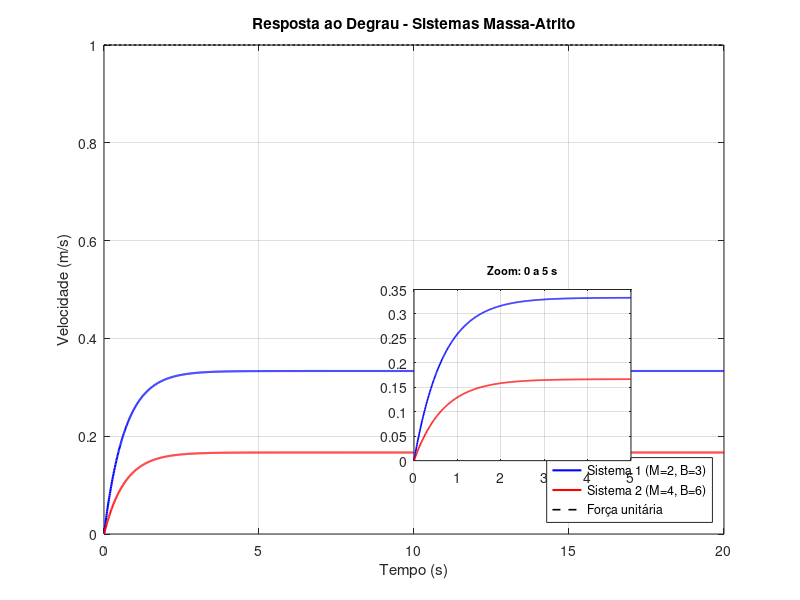
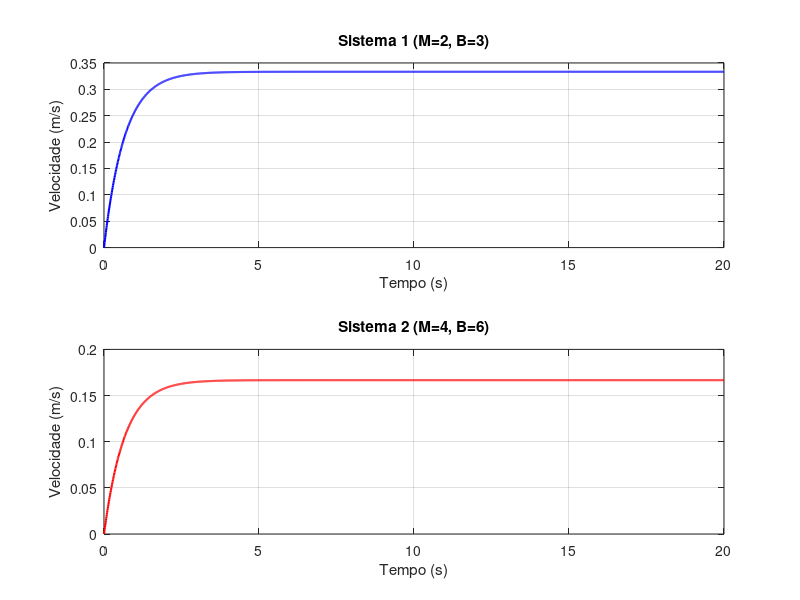
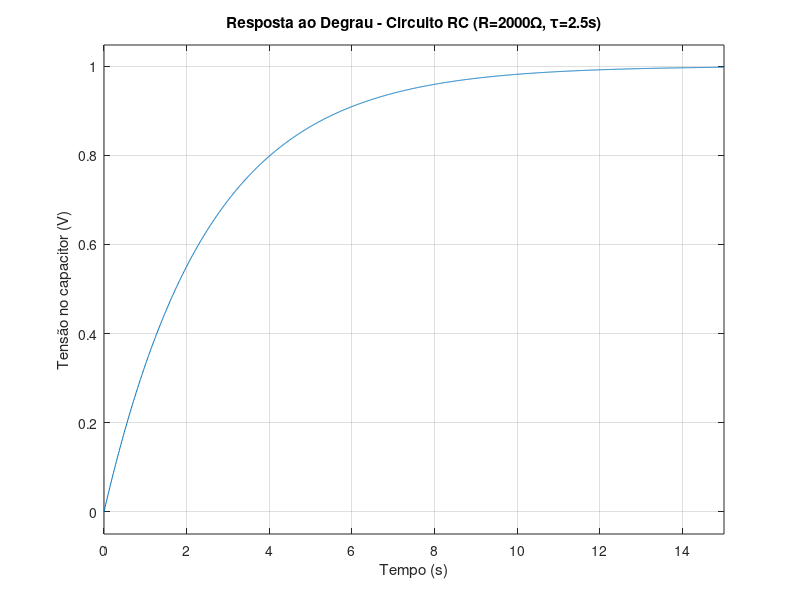
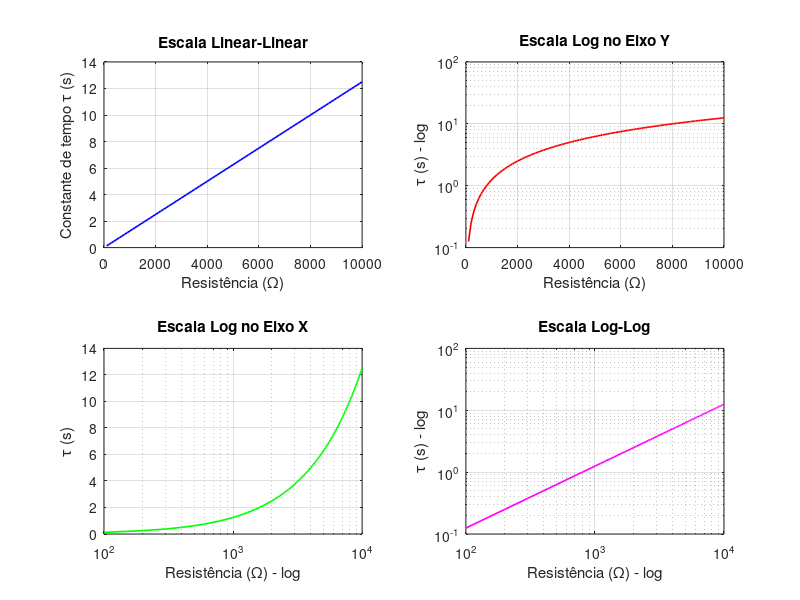

These charts were generated, in order, by the following MATLAB code: (Note: this script raises an error after producing the figures.)
%% Questão 1
clear; clc; close all;

M1 = 2; B1 = 3; 
M2 = 4; B2 = 6;   

sys1 = tf(1, [M1 B1]);
sys2 = tf(1, [M2 B2]);

disp('Função de transferência - Sistema 1:');
sys1
disp('Função de transferência - Sistema 2:');
sys2

t = 0:0.01:20;
[y1, t1] = step(sys1, t);
[y2, t2] = step(sys2, t);

fig1 = figure;
plot(t1, y1, 'b-', 'LineWidth', 1.5); hold on;
plot(t2, y2, 'r-', 'LineWidth', 1.5);
plot(t, ones(size(t)), 'k--', 'LineWidth', 1.2);
xlabel('Tempo (s)');
ylabel('Velocidade (m/s)');
title('Resposta ao Degrau - Sistemas Massa-Atrito');
legend('Sistema 1 (M=2, B=3)', 'Sistema 2 (M=4, B=6)', 'Força unitária', 'Location', 'southeast');
grid on;

main_ax = gca;
pos = get(main_ax, 'Position');
inset_pos = [pos(1) + 0.5*pos(3), pos(2) + 0.15*pos(4), 0.35*pos(3), 0.35*pos(4)];
inset_ax = axes('Position', inset_pos);

idx = (t1 <= 5);
plot(inset_ax, t1(idx), y1(idx), 'b-', 'LineWidth', 1.2); hold(inset_ax, 'on');
idx2 = (t2 <= 5);
plot(inset_ax, t2(idx2), y2(idx2), 'r-', 'LineWidth', 1.2);
title(inset_ax, 'Zoom: 0 a 5 s', 'FontSize', 8);
grid(inset_ax, 'on');
box(inset_ax, 'on');

figure;
subplot(2,1,1);
plot(t1, y1, 'b-', 'LineWidth', 1.5);
xlabel('Tempo (s)');
ylabel('Velocidade (m/s)');
title('Sistema 1 (M=2, B=3)');
grid on;

subplot(2,1,2);
plot(t2, y2, 'r-', 'LineWidth', 1.5);
xlabel('Tempo (s)');
ylabel('Velocidade (m/s)');
title('Sistema 2 (M=4, B=6)');
grid on;

%% Questão 2
clear; clc; close all;

R = 2000;
tau = 2.5;

C = tau / R;
disp(['Capacitância calculada: C = ', num2str(C), ' F']);

sysRC = tf(1, [tau 1]);
disp('Função de transferência do circuito RC:');
sysRC

figure;
step(sysRC, 0:0.01:15);
xlabel('Tempo (s)');
ylabel('Tensão no capacitor (V)');
title('Resposta ao Degrau - Circuito RC (R=2000\Omega, \tau=2.5s)');
grid on;

Rteste = 100:100:10000;
tau_teste = Rteste * C;

figure;
subplot(2,2,1);
plot(Rteste, tau_teste, 'b-', 'LineWidth', 1.2);
xlabel('Resistência (\Omega)');
ylabel('Constante de tempo \tau (s)');
title('Escala Linear-Linear');
grid on;

subplot(2,2,2);
semilogy(Rteste, tau_teste, 'r-', 'LineWidth', 1.2);
xlabel('Resistência (\Omega)');
ylabel('\tau (s) - log');
title('Escala Log no Eixo Y');
grid on;

subplot(2,2,3);
semilogx(Rteste, tau_teste, 'g-', 'LineWidth', 1.2);
xlabel('Resistência (\Omega) - log');
ylabel('\tau (s)');
title('Escala Log no Eixo X');
grid on;

subplot(2,2,4);
loglog(Rteste, tau_teste, 'm-', 'LineWidth', 1.2);
xlabel('Resistência (\Omega) - log');
ylabel('\tau (s) - log');
title('Escala Log-Log');
grid on;

sgtitle('Relação entre Resistência e Constante de Tempo (C fixo)');

%% Questão 3
clear; clc; close all;

t = (0:25)';

u = [0 0 0 0 1 1 1 1 1 1 1 1 1 1 1 1 1 1 1 1 1 1 1 1 1 1]';
y = [0.008 0.012 0.006 0.010 0.020 0.382 0.671 0.903 1.082 1.226 1.335 1.425 ...
     1.492 1.547 1.587 1.618 1.642 1.660 1.674 1.684 1.692 1.698 1.702 1.706 1.709 1.711]';

figure;
subplot(2,1,1);
plot(t, u, 'b-', 'LineWidth', 1.5);
xlabel('Tempo (s)');
ylabel('Entrada u');
title('Sinal de Entrada');
grid on;

subplot(2,1,2);
plot(t, y, 'r-', 'LineWidth', 1.5);
xlabel('Tempo (s)');
ylabel('Saída y');
title('Sinal de Saída');
grid on;

plot3(t, u, y, 'b-o', 'LineWidth', 1.2);
xlabel('Tempo (s)');
ylabel('Entrada (u)');
zlabel('Saída (y)');
title('Relação Tempo x Entrada x Saída');
grid on;

Ts = 1;
dados = iddata(y, u, Ts);
sys_est = tfest(dados, 1, 0); 

disp('Função de transferência estimada (Caixa Preta):');
sys_est

figure;
compare(dados, sys_est);
title('Comparação: Dados Experimentais x Modelo Identificado');
grid on;

figure;
step(sys_est, 25);
xlabel('Tempo (s)');
ylabel('Saída');
title('Resposta ao Degrau - Modelo Identificado');
grid on;

%% Questão 4
clear; clc; close all;

R = [1000 2000 3000 5000];
tau = [1.2 2.8 3.9 7.0];
C = tau ./ R;

for k = 1:length(R)
    disp(['Experimento ', num2str(k), ': R = ', num2str(R(k)), ' Ohm, ', ...
          'tau = ', num2str(tau(k)), ' s, C = ', num2str(C(k)), ' F']);
end

disp('Vetor R:'); disp(R);
disp('Vetor tau:'); disp(tau);
disp('Vetor C:'); disp(C);

figure;
plot3(R, tau, C, 'bo-', 'LineWidth', 1.5, 'MarkerFaceColor', 'b');
xlabel('Resistência (\Omega)');
ylabel('Constante de tempo \tau (s)');
zlabel('Capacitância (F)');
title('Experimentos RC: Resistência x \tau x Capacitância');
grid on;

R3 = R(3);
tau3 = tau(3);
sys3 = tf(1, [tau3 1]);

disp('Função de transferência - Experimento 3:');
sys3

t_sim = 0:0.01:20;
[y3, t3] = step(sys3, t_sim);

figure;
plot(t3, y3, 'b-', 'LineWidth', 1.5);
xlabel('Tempo (s)');
ylabel('Tensão no capacitor (V)');
title(['Resposta ao Degrau - Experimento 3 (R=', num2str(R3), '\Omega, \tau=', num2str(tau3), 's)']);
grid on;

main_ax = gca;
pos = get(main_ax, 'Position');
inset_pos = [pos(1) + 0.5*pos(3), pos(2) + 0.15*pos(4), 0.35*pos(3), 0.35*pos(4)];
inset_ax = axes('Position', inset_pos);

idx = (t3 <= 5);
plot(inset_ax, t3(idx), y3(idx), 'b-', 'LineWidth', 1.2);
title(inset_ax, 'Zoom: 0 a 5 s', 'FontSize', 8);
grid(inset_ax, 'on');
box(inset_ax, 'on');

%% Questão 5
clear; clc; close all;

M_A = 3; B_A = 5;
sysA = tf(1, [M_A B_A]);

R_B = 1500; tau_B = 3;
C_B = tau_B / R_B;
sysB = tf(1, [tau_B 1]);

t_C = (0:20)';
u_C = [0 0 0 1 1 1 1 1 1 1 1 1 1 1 1 1 1 1 1 1 1]';
y_C = [0.010 0.006 0.012 0.018 0.408 0.706 0.934 1.103 1.229 1.322 1.391 1.441 ...
       1.479 1.505 1.526 1.540 1.551 1.558 1.564 1.568 1.571]';

Ts_C = 1;
dados_C = iddata(y_C, u_C, Ts_C);
sysC = tfest(dados_C, 1, 0); 

disp('Função de transferência - Sistema A (Caixa Branca):');
sysA
disp(['Capacitância - Sistema B (Caixa Cinza): C = ', num2str(C_B), ' F']);
disp('Função de transferência - Sistema B (Caixa Cinza):');
sysB
disp('Função de transferência estimada - Sistema C (Caixa Preta):');
sysC

t_sim = 0:0.01:20;

figure;
subplot(3,1,1);
step(sysA, t_sim);
xlabel('Tempo (s)'); ylabel('Velocidade (m/s)');
title('Sistema A - Massa-Atrito (Caixa Branca)');
grid on;

subplot(3,1,2);
step(sysB, t_sim);
xlabel('Tempo (s)'); ylabel('Tensão (V)');
title('Sistema B - Circuito RC (Caixa Cinza)');
grid on;

subplot(3,1,3);
step(sysC, t_sim);
xlabel('Tempo (s)'); ylabel('Saída');
title('Sistema C - Modelo Identificado (Caixa Preta)');
grid on;

figure;
subplot(2,1,1);
plot(t_C, u_C, 'b-', 'LineWidth', 1.5);
xlabel('Tempo (s)'); ylabel('Entrada u');
title('Sistema C - Sinal de Entrada');
grid on;

subplot(2,1,2);
plot(t_C, y_C, 'r-', 'LineWidth', 1.5);
xlabel('Tempo (s)'); ylabel('Saída y');
title('Sistema C - Sinal de Saída');
grid on;

figure;
compare(dados_C, sysC);
title('Sistema C - Comparação: Dados Experimentais x Modelo Identificado');
grid on;

% ----- Classificação dos sistemas -----
% Sistema A: Caixa Branca - o modelo físico (M, B) é totalmente conhecido
% e a função de transferência foi obtida diretamente das leis da física.
% Sistema B: Caixa Cinza - a estrutura do modelo (RC) é conhecida, mas um
% parâmetro (C) precisou ser calculado a partir de um dado experimental (tau).
% Sistema C: Caixa Preta - não há conhecimento da estrutura interna do
% sistema; o modelo foi obtido apenas a partir de dados de entrada e saída,
% via identificação (tfest).
